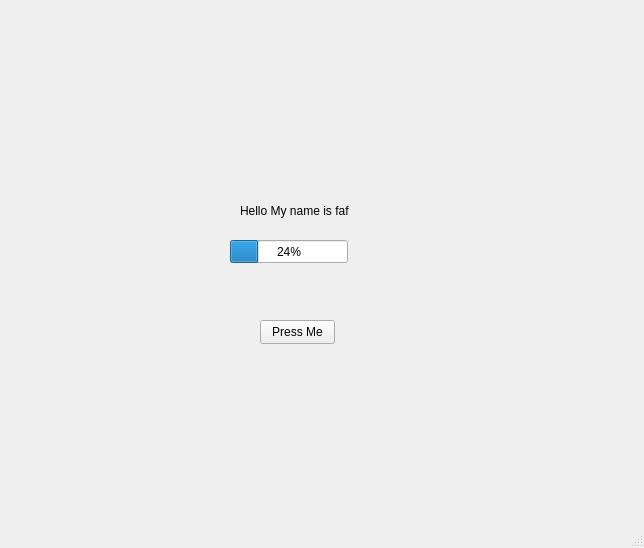
<?xml version="1.0" encoding="UTF-8"?>
<ui version="4.0">
 <class>MainWindow</class>
 <widget class="QMainWindow" name="MainWindow">
  <property name="geometry">
   <rect>
    <x>0</x>
    <y>0</y>
    <width>644</width>
    <height>548</height>
   </rect>
  </property>
  <property name="windowTitle">
   <string>MainWindow</string>
  </property>
  <widget class="QWidget" name="centralwidget">
   <widget class="QLabel" name="label1">
    <property name="geometry">
     <rect>
      <x>240</x>
      <y>170</y>
      <width>181</width>
      <height>81</height>
     </rect>
    </property>
    <property name="text">
     <string>Hello My name is faf</string>
    </property>
    <property name="openExternalLinks">
     <bool>false</bool>
    </property>
   </widget>
   <widget class="QPushButton" name="button1">
    <property name="geometry">
     <rect>
      <x>260</x>
      <y>320</y>
      <width>75</width>
      <height>24</height>
     </rect>
    </property>
    <property name="text">
     <string>Press Me</string>
    </property>
   </widget>
   <widget class="QProgressBar" name="progressBar">
    <property name="geometry">
     <rect>
      <x>230</x>
      <y>240</y>
      <width>118</width>
      <height>23</height>
     </rect>
    </property>
    <property name="value">
     <number>24</number>
    </property>
   </widget>
  </widget>
  <widget class="QMenuBar" name="menubar">
   <property name="geometry">
    <rect>
     <x>0</x>
     <y>0</y>
     <width>644</width>
     <height>22</height>
    </rect>
   </property>
  </widget>
  <widget class="QStatusBar" name="statusbar"/>
 </widget>
 <resources/>
 <connections/>
</ui>
